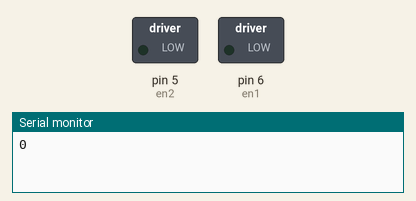
This sketch was run on a simulated Arduino Uno, built with avr-gcc and run on an emulated ATmega328P. Parts: switched loads named in the sketch (green lamp = pin HIGH), the last lines printed to the serial monitor.

Above: at 0.05 s.
At 6.45 s:
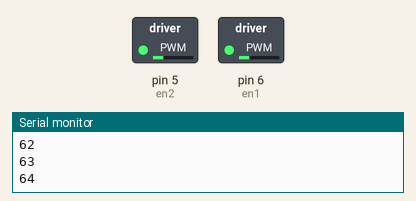
At 19.98 s:
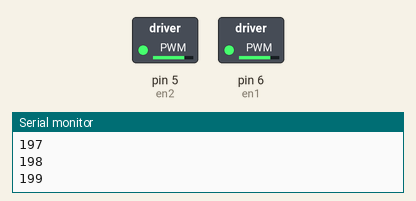
At 39.93 s:
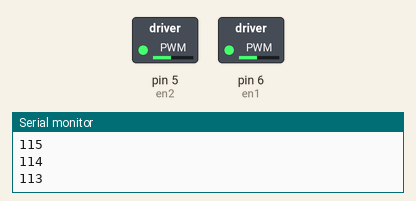
Timing chart, 0 to 40.0 s (numbered marks = the images above):
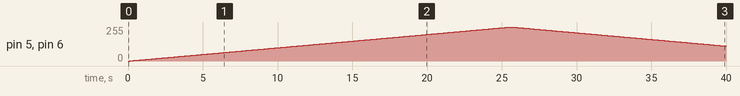

Measured:
- by itself, pin 5 (en2), pin 6 (en1): rises from 0/255 to 255/255 in 25.4 s, then falls to 112/255 in 14.4 s

The sketch:

speed_testing.ino
```cpp
//EN1, EN2 with PWM ---> speed
//IN1, IN2, IN3, IN4 --> direction
//(in1, in3) ==> backward
//(in2, in4) ==> forward


//* all you need to do is change these values to correspond to your setup*//
#define en1 6
#define en2 5
#define in1 13
#define in2 12
#define in3 2
#define in4 3

void setup() {
  // put your setup code here, to run once:
  pinMode(en1, OUTPUT);
  pinMode(en2, OUTPUT);
  pinMode(in1, INPUT);
  pinMode(in2, INPUT);
  pinMode(in3, INPUT);
  pinMode(in4, INPUT);

//sets motors to move forward
  digitalWrite(in1, HIGH);
  digitalWrite(in3, HIGH);
  digitalWrite(in2, LOW);
  digitalWrite(in4, LOW);

  Serial.begin(9600);
}

void loop() {
  // put your main code here, to run repeatedly:

  //accelerate
  for(int i = 0; i <= 255; i++)
  {
    Serial.println(i);
    analogWrite(en1, i);
    analogWrite(en2, i);
    delay(100);
  }
  //deccelerate
  for(int i = 255; i >= 0; --i)
  {
    Serial.println(i);
    analogWrite(en1,i);
    analogWrite(en2,i);
    delay(100);
  }

}
```
